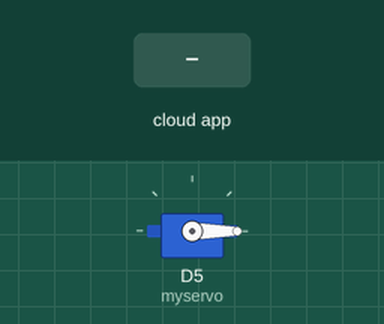
This sketch was run on a simulated ESP8266 (NodeMCU). On the bench: servo. The test bench sets the inputs (shaded band). The RemoteXY app is connected.

Above: at 1.2 s.
1.3 s: the phone or cloud app sets slider_1 to 25
At 2.5 s:
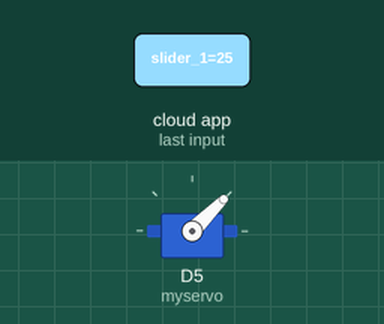
2.8 s: the phone or cloud app sets slider_1 to 50
At 3.8 s:
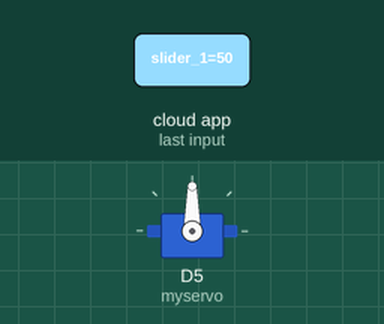
4.3 s: the phone or cloud app sets slider_1 to 100
At 5.0 s:
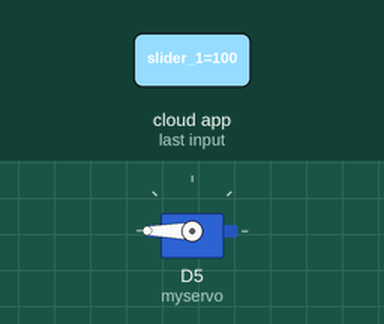
5.8 s: the phone or cloud app sets slider_1 to 0
At 6.1 s:
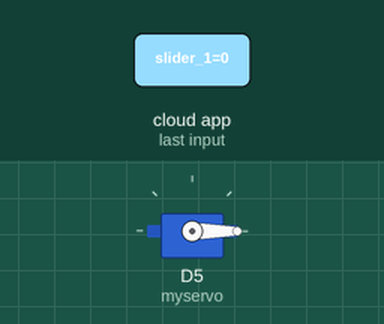
Timing chart, 0 to 8.3 s (numbered marks = the images above; inputs shaded):
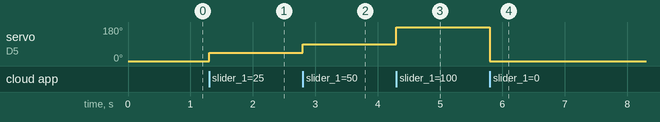

Measured:
- after the input at 1.3 s, servo on D5 (myservo): 0° → 45° at once
- after the input at 2.8 s, servo on D5 (myservo): 45° → 90° at once
- after the input at 4.3 s, servo on D5 (myservo): 90° → 180° at once
- after the input at 5.8 s, servo on D5 (myservo): 180° → 0° at once

The sketch:

Robotics_arm_manual2.ino
```cpp
#define REMOTEXY_MODE__ESP8266WIFI_LIB_POINT
#include <ESP8266WiFi.h>

#include <RemoteXY.h>

// RemoteXY connection settings
#define REMOTEXY_WIFI_SSID "yobots"
#define REMOTEXY_WIFI_PASSWORD "12345678"
#define REMOTEXY_SERVER_PORT 6377


// RemoteXY configurate
#pragma pack(push, 1)
uint8_t RemoteXY_CONF[] =
  { 255,1,0,0,0,11,0,8,13,0,
  4,0,43,7,9,52,2,26 };

// this structure defines all the variables of your control interface
struct {

    // input variable
  int8_t slider_1; // =0..100 slider position

    // other variable
  uint8_t connect_flag;  // =1 if wire connected, else =0

} RemoteXY;
#pragma pack(pop)
#include <Servo.h>

Servo myservo;

/////////////////////////////////////////////
//           END RemoteXY include          //
/////////////////////////////////////////////


void setup()
{
  RemoteXY_Init ();
  myservo.attach(D5);


  // TODO you setup code

}

void loop()
{
  RemoteXY_Handler ();
  int val ;
  val=map(RemoteXY.slider_1,0,100,0,180);
  myservo.write(val);


  // TODO you loop code
  // use the RemoteXY structure for data transfer


}
```
